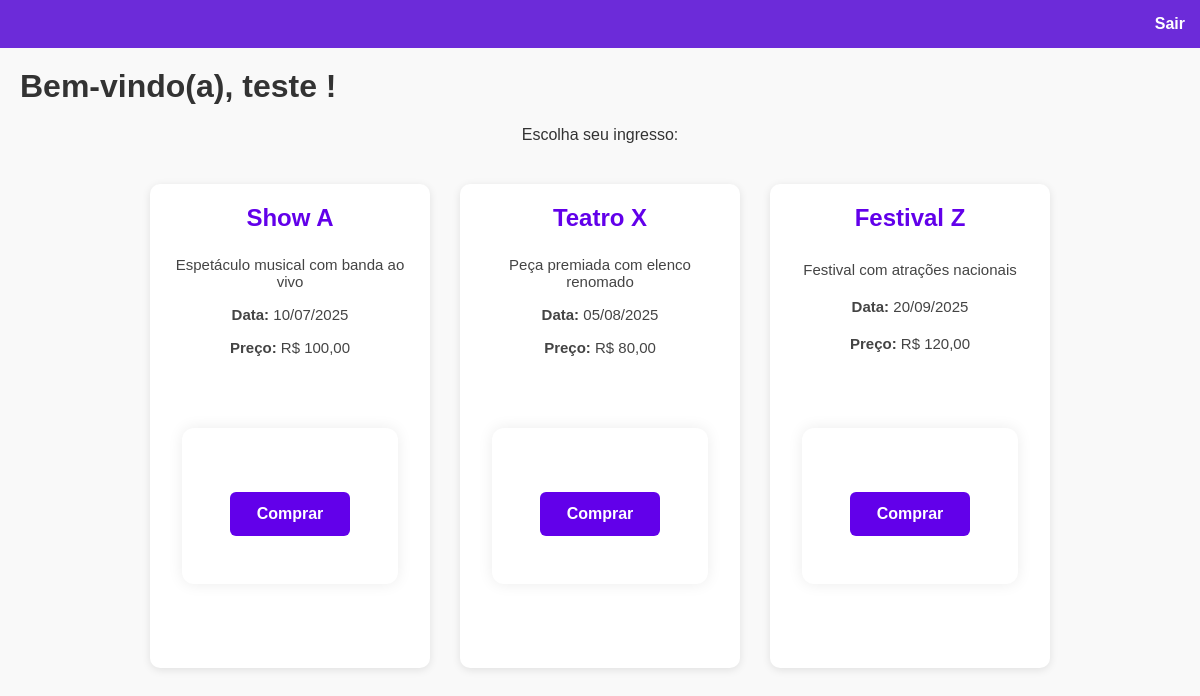
Page /comprar (signed in) on the committed database.
### tables this page shows
CREATE TABLE ingressos (
    id INTEGER PRIMARY KEY AUTOINCREMENT,
    nome_evento TEXT NOT NULL,
    descricao TEXT NOT NULL,
    preco REAL NOT NULL,
    disponivel INTEGER NOT NULL,
    data_evento TEXT
);

### app.py (the view, shortened to what this page needs)
@app.route('/comprar', methods=['GET', 'POST'])
def comprar():
    if 'usuario' not in session:
        return redirect(url_for('login'))
    conn = conectar_db()
    cursor = conn.cursor()
    cursor.execute("SELECT id, nome_evento, descricao, preco, data_evento FROM ingressos WHERE disponivel > 0")
    ingressos_raw = cursor.fetchall()
    conn.close()
    ingressos = []
    for ingresso in ingressos_raw:
        ingresso_dict = dict(ingresso)
        ingresso_dict['preco'] = f"{ingresso_dict['preco']:.2f}".replace('.', ',')
        ingresso_dict['data_evento'] = datetime.strptime(ingresso_dict['data_evento'], "%Y-%m-%d").strftime("%d/%m/%Y")
        ingressos.append(ingresso_dict)
    return render_template('comprar.html', ingressos=ingressos)

### app.py (called while the page is built)
def conectar_db():
    conn = sqlite3.connect('database.db')
    conn.row_factory = sqlite3.Row
    return conn

### templates/comprar.html (shortened to what this page needs)
<!DOCTYPE html>
<html lang="pt-br">
<head>
    <link href="{{ url_for('static', filename='style.css') }}" rel="stylesheet"/>
</head>
<body>
    <div class="navbar">
    <a href="{{ url_for('logout') }}" class="sair">Sair</a>
</div>
    <div class="container">
        <h1>Bem-vindo(a), {{ session['usuario']['nome'] }}!</h1>
        <p style="text-align: center;">Escolha seu ingresso:</p>
        <div class="ingressos">
            {% for ingresso in ingressos %}
                <div class="card-ingresso">
    <h2>{{ ingresso['nome_evento'] }}</h2>
    <p>{{ ingresso['descricao'] }}</p>
    <p><strong>Data:</strong> {{ ingresso['data_evento'] }}</p>
    <p><strong>Preço:</strong> R$ {{ ingresso['preco'] }}</p>
    <form method="POST">
        <button type="submit" class="btn-comprar">Comprar</button>
    </form>
</div>
            {% endfor %}
        </div>
    </div>
</body>
</html>

### static/style.css (style rules this page uses)
*, *::before, *::after { box-sizing: border-box; }
body { margin: 0; padding: 0; font-family: Arial, sans-serif; background-color: #f9f9f9; color: #333; }
html { height: 100%; }
.container { max-width: 1200px; margin: 0 auto; padding: 20px; }
h1, h2 { margin-top: 0; }
a { text-decoration: none; }
form { background-color: #ffffff; padding: 3rem 3rem; border-radius: 12px; box-shadow: 0 0 15px rgba(0,0,0,0.08); width: 90%; max-width: 600px; margin: 4rem auto; }
button { width: 100%; padding: 1rem; font-size: 1rem; background-color: #6200ea; color: white; border: none; border-radius: 6px; cursor: pointer; font-weight: bold; margin-top: 10px; }
.ingressos { display: flex; flex-wrap: wrap; justify-content: center; gap: 30px; margin-top: 30px; padding: 10px; }
.card-ingresso { background-color: white; border-radius: 10px; padding: 20px; width: 280px; box-shadow: 0 2px 8px rgba(0, 0, 0, 0.1); text-align: center; display: flex; flex-direction: column; justify-content: space-between; transition: transform 0.2s ease; }
.card-ingresso h2 { color: #6200ea; margin-bottom: 1rem; }
.card-ingresso p { margin: 8px 0; font-size: 15px; color: #444; }
.card-ingresso button { margin-top: 1rem; width: 100%; padding: 0.8rem; background-color: #6200ea; color: white; border: none; border-radius: 6px; cursor: pointer; font-weight: bold; }
.btn-comprar { background-color: #6c2bd9; color: white; padding: 12px; border: none; border-radius: 6px; cursor: pointer; font-weight: bold; margin-top: 15px; width: 100%; font-size: 1rem; }
.navbar { background-color: #6c2bd9; padding: 15px; display: flex; justify-content: flex-end; }
.navbar a { color: white; margin-left: 20px; text-decoration: none; font-weight: bold; }

### rows in the picture
ingressos: nome_evento "Show A", descricao "Espetáculo musical com banda ao vivo", data_evento "10/07/2025", preco "100,00"
ingressos: nome_evento "Teatro X", descricao "Peça premiada com elenco renomado", data_evento "05/08/2025", preco "80,00"
ingressos: nome_evento "Festival Z", descricao "Festival com atrações nacionais", data_evento "20/09/2025", preco "120,00"

### other values in the picture
{{ session['usuario']['nome'] }} "teste"
